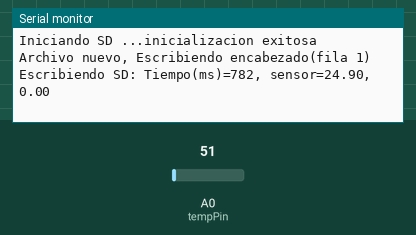
The sketch below on a simulated Arduino Uno, built with avr-gcc and run on an emulated ATmega328P. On the bench: the last lines printed to the serial monitor. Inputs (shaded band) come from the test bench; at power-on: A0 (tempPin) = 51. Storage starts empty.

Above: at 1.2 s.
1.3 s: A0 (tempPin) set to 61
At 2.0 s:
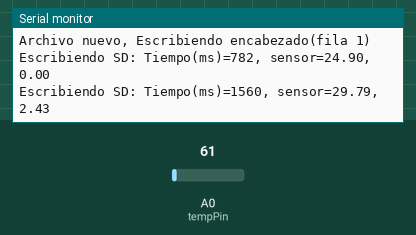
2.8 s: A0 (tempPin) set to 71
At 3.8 s:
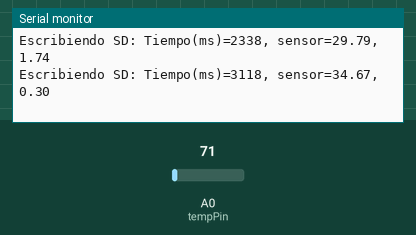
Timing chart, 0 to 5.8 s (numbered marks = the images above; inputs shaded):
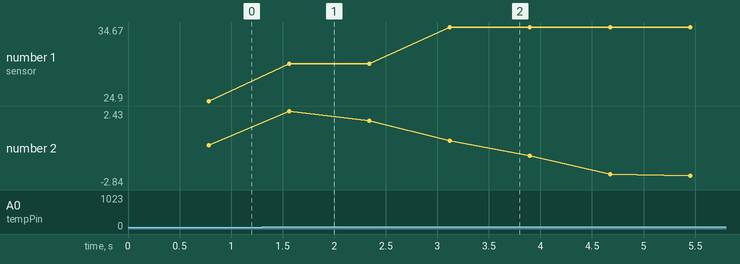

The sketch:

Datalog_Temp.ino
```cpp
/*Programa realizado para el control y adquisición de datos de una huevera con un foco de 50 watts, se realizo el data logger físico usando una memoria SD con el modulo de arduino
 * para poder plotear los resultados y almacenarlos para su respectivo analísis. El sensor de temperatura fué el LM35
 * este PID fué empiríco con base a la expertise del usuario se realizo un control PI
 * La diferencía de usar la función millis y la función es delay es que está última  abarca más procesos debido a la complejidad de la memoria y en cada ciclo de máquina se repite
 * pero con la función millis desde que inicializa el programa en el micro esta empieza a contar haciendo una diferencia en rendimiento en cuanto milis y delay
 *
 *
 *
 */
//Fue usado para la adquisicion de datos
// Declaracion de variables
#include <SPI.h>

#include <SD.h>
File myFile;
float tempC=0;;
float tprom=0;
int tempPin = 0; // Definimos la entrada en pin A0
unsigned long time=0,timep=0,ttime,etime,timepp;
int setu=30;  //setu  valor en cuentas de encoder
float kp=0.45383649075, ki=0.023690064750086;                       // kp=9.8702650406545, ki=0.264937464595288, kd=0;;//kp=2.803955008664,ki=0.025777397238068,kd=0.02;
float ea=0,cin=0,de=0,error=0,ee;                 //errores
int pwm=0;                            //declaración de pin
float u=0,ua=0,temp=0;
int win=5;  //wi 25
const long Interval=35;   //interval  era de 300 originalmente
void PID_HIPPIE();
void DAtalogger();
void setup()
{
   pinMode(pwm, OUTPUT);
    // Abre puerto serial y lo configura a 9600 bps
    Serial.begin(9600);
     Serial.print("Iniciando SD ...");
  if (!SD.begin(4)) {
    Serial.println("No se pudo inicializar");
    return;
  }

      Serial.println("inicializacion exitosa");

  if(!SD.exists("datalog.cvs"))
  {
      myFile = SD.open("datalog.cvs", FILE_WRITE);
      if (myFile) {
        Serial.println("Archivo nuevo, Escribiendo encabezado(fila 1)");
        myFile.println("Tiempo(ms),Sensor1,Sensor2,Sensor3");
        myFile.close();
      } else {

        Serial.println("Error creando el archivo datalog.cvs");
      }
  }

}


void PID_HIPPIE(int set)
{ //error=set-tempC;
error=set-tprom;
de=ea-error; // corregir con respecto al tiempo error actual
//u=kp*error+ki*cin sistema termico sale bien  ; //kp*error+ki*cin+kd*de  con brazo;
u=(kp+ki)*error-kp*ea+ua;// LEYJ
ea=error;
ua=u;
if (abs(error)<win)      //solo entra con el PID
{cin+=error;}
else
cin=0;    // saturación de la ley de control
if (u>255)
u=255;
if (u<-255) //
u=0;//255-abs(u) el error disminuyo;  // asi estaba antes de LEYJ-255;               //limitación de PWM
analogWrite(pwm,abs(u));
  }


void loop()
{ myFile = SD.open("datalog.txt", FILE_WRITE);//abrimos  el archivo
  unsigned long CurMili=millis();
  if(CurMili-timep>=Interval){
    timep=CurMili;
     //delay(300);   //cambiar salida de control   a 700 m
      // Lee el valor desde el sensor
     timep=millis();
    tempC = analogRead(tempPin);
    // Convierte el valor a temperatura
    tempC = ( 5*tempC*100)/1024;//(5 * tempC * 00.0)/024.0;
    tprom=tprom+tempC;
     temp=++temp;

     if(temp>=20){
       tprom=tprom/20;
  if (myFile) {
        Serial.print("Escribiendo SD: ");
       // int sensor = analogRead(0);
        myFile.print("Tiempo(ms)=");
        myFile.print(timep);
        myFile.print(", sensor=");
        myFile.print(tempC);
        myFile.print("\54") ;
        myFile.println(u);

        myFile.close(); //cerramos el archivo

        Serial.print("Tiempo(ms)=");
        Serial.print(timep);
        Serial.print(", sensor=");
        Serial.print(tempC);
        Serial.print("\54") ;
        Serial.println(u);


  } else {
    Serial.println("Error al abrir el archivo");
  }
    PID_HIPPIE(setu);


  //  DAtalogger(tprom);

    tprom=0;
     temp=0;
      }
  }
}
```

Measured:
- after the input at 1.3 s, the serial monitor: prints a new line after 0.26 s (image 1)
- after the input at 2.8 s, the serial monitor: prints a new line after 0.32 s (image 2)
- plotted number 1: 24.9 → 29.79 after the input at 1.3 s, 29.79 → 34.67 after the input at 2.8 s
- plotted number 2: 0 → 1.74 after the input at 1.3 s, 1.74 → -2.84 after the input at 2.8 s
